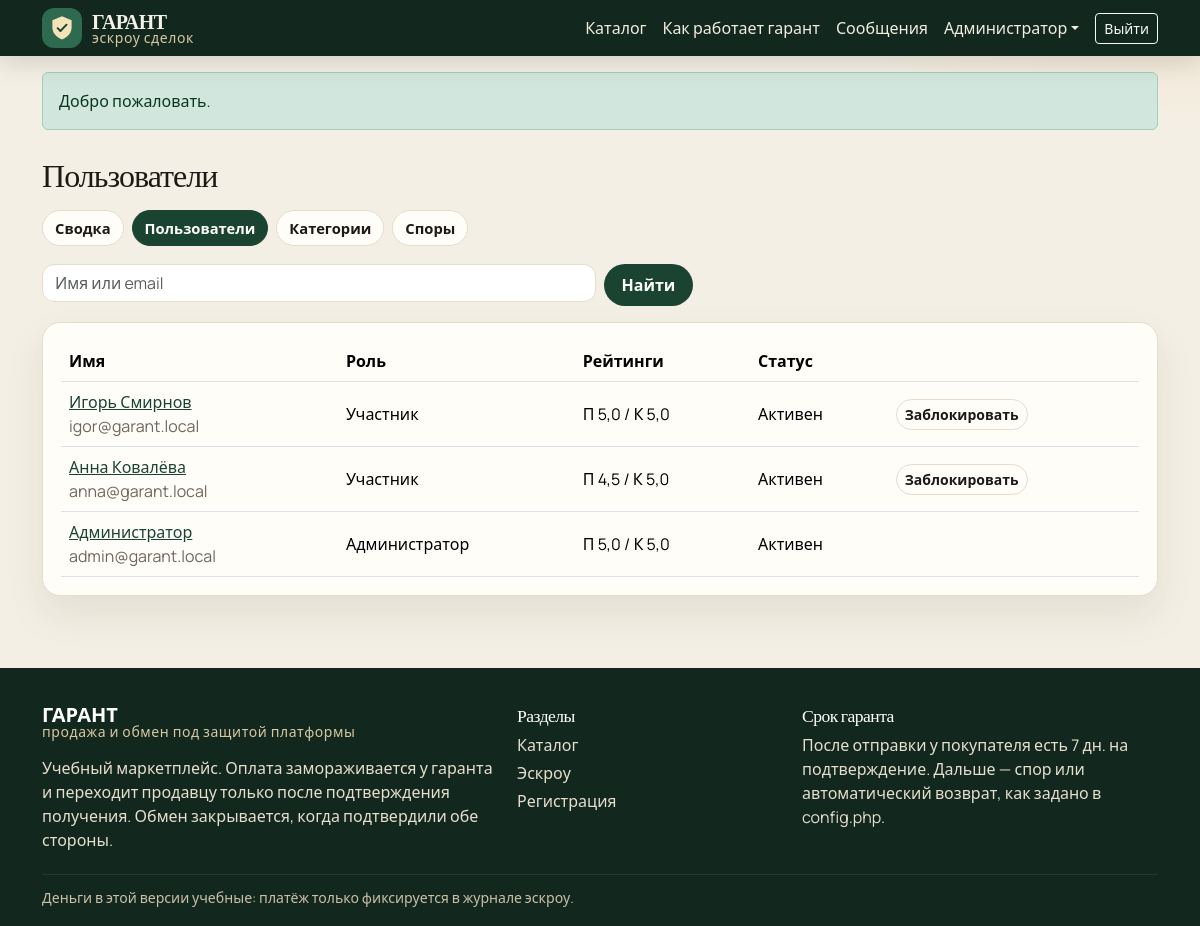
The page /admin/users.php (signed in) on the database its author committed.
### tables this page shows
CREATE TABLE users (
  id INT UNSIGNED AUTO_INCREMENT PRIMARY KEY,
  email VARCHAR(190) NOT NULL,
  password_hash VARCHAR(255) NOT NULL,
  name VARCHAR(120) NOT NULL,
  phone VARCHAR(30) DEFAULT NULL,
  city VARCHAR(120) DEFAULT NULL,
  about TEXT,
  role ENUM('user', 'admin') NOT NULL DEFAULT 'user',
  seller_rating DECIMAL(3,2) NOT NULL DEFAULT 5.00,
  buyer_rating DECIMAL(3,2) NOT NULL DEFAULT 5.00,
  seller_reviews_count INT UNSIGNED NOT NULL DEFAULT 0,
  buyer_reviews_count INT UNSIGNED NOT NULL DEFAULT 0,
  twofa_enabled TINYINT(1) NOT NULL DEFAULT 0,
  twofa_code_hash VARCHAR(255) DEFAULT NULL,
  twofa_expires_at DATETIME DEFAULT NULL,
  card_last4 CHAR(4) DEFAULT NULL,
  card_brand VARCHAR(20) DEFAULT NULL,
  card_holder VARCHAR(120) DEFAULT NULL,
  card_exp CHAR(5) DEFAULT NULL,
  is_blocked TINYINT(1) NOT NULL DEFAULT 0,
  created_at DATETIME NOT NULL DEFAULT CURRENT_TIMESTAMP,
  UNIQUE KEY uq_users_email (email)
);

### includes/functions.php (called while the page is built, shortened)
<?php
function e(mixed $value): string
{
    return htmlspecialchars((string) $value, ENT_QUOTES | ENT_SUBSTITUTE, 'UTF-8');
}
function base_path(): string
{
    static $base = null;
    if ($base !== null) {
        return $base;
    }
    $script = str_replace('\\', '/', $_SERVER['SCRIPT_NAME'] ?? '');
    $dir = str_replace('\\', '/', dirname($script));
    if (preg_match('#/(cabinet|admin)$#', $dir)) {
        $dir = str_replace('\\', '/', dirname($dir));
    }
    if ($dir === '/' || $dir === '.' || $dir === '') {
        return $base = '';
    }
    return $base = rtrim($dir, '/');
}
function url(string $path = ''): string
{
    $path = ltrim($path, '/');
    $base = base_path();
    return ($base === '' ? '' : $base) . '/' . $path;
}
function take_flashes(): array
{
    $items = $_SESSION['flash'] ?? [];
    return is_array($items) ? $items : [];
}

### includes/auth.php (called while the page is built, shortened)
<?php
function current_user(bool $refresh = false): ?array
{
    static $loaded = false;
    static $user = null;
    if ($loaded) {
        return $user;
    }
    $loaded = true;
    $id = (int) ($_SESSION['user_id'] ?? 0);
    $user = query_one('SELECT * FROM users WHERE id = ?', [$id]);
    return $user;
}
function require_login(): array
{
    $user = current_user();
    if ($user) {
        return $user;
    }
}
function require_admin(): array
{
    $user = require_login();
    return $user;
}

### includes/db.php (called while the page is built, shortened)
<?php
function db(): PDO
{
    static $pdo = null;
    if ($pdo instanceof PDO) {
        return $pdo;
    }
    $dsn = 'mysql:host=' . DB_HOST . ';port=' . DB_PORT . ';dbname=' . DB_NAME . ';charset=' . DB_CHARSET;
    try {
        $pdo = new PDO($dsn, DB_USER, DB_PASS, [
            PDO::ATTR_ERRMODE => PDO::ERRMODE_EXCEPTION,
            PDO::ATTR_DEFAULT_FETCH_MODE => PDO::FETCH_ASSOC,
            PDO::ATTR_EMULATE_PREPARES => false,
        ]);
    } catch (PDOException $e) {
        app_log('DB: ' . $e->getMessage());
        http_response_code(500);
        echo '<!doctype html><meta charset="utf-8"><title>ГАРАНТ — нет базы</title>';
        echo '<div style="font-family:Segoe UI,sans-serif;max-width:640px;margin:48px auto;line-height:1.5">';
        echo '<h1>Нет подключения к MySQL</h1>';
        echo '<p>Импортируйте <code>sql/schema.sql</code> и проверьте хост, имя базы, логин и пароль в <code>config.php</code>.</p>';
        if (APP_DEBUG) {
            echo '<pre>' . e($e->getMessage()) . '</pre>';
        }
        echo '</div>';
        exit;
    }
    return $pdo;
}
function query_all(string $sql, array $params = []): array
{
    $stmt = db()->prepare($sql);
    $stmt->execute($params);
    return $stmt->fetchAll();
}
function query_one(string $sql, array $params = []): ?array
{
    $stmt = db()->prepare($sql);
    $stmt->execute($params);
    $row = $stmt->fetch();
    return $row === false ? null : $row;
}

### admin/users.php (the view, shortened to what this page needs)
<?php
$admin = require_admin();
$q = trim((string) ($_GET['q'] ?? ''));
$params = [];
$sql = 'SELECT * FROM users';
$sql .= ' ORDER BY id DESC LIMIT 200';
$rows = query_all($sql, $params);
require __DIR__ . '/../templates/header.php';
?>
<div class="container py-4">
    <h1 class="h2">Пользователи</h1>
    <?php require __DIR__ . '/../templates/admin-nav.php'; ?>
    <form class="row g-2 mb-3" method="get">
        <div class="col-md-6"><input class="form-control" name="q" value="<?= e($q) ?>" placeholder="Имя или email"></div>
        <div class="col-auto"><button class="btn btn-garant" type="submit">Найти</button></div>
    </form>
    <div class="panel table-responsive">
        <table class="table align-middle mb-0">
            <thead><tr><th>Имя</th><th>Роль</th><th>Рейтинги</th><th>Статус</th><th></th></tr></thead>
            <tbody>
            <?php foreach ($rows as $row): ?>
                <tr>
                    <td>
                        <a href="<?= e(url('user.php?id=' . (int) $row['id'])) ?>"><?= e($row['name']) ?></a>
                        <div class="muted"><?= e($row['email']) ?></div>
                    </td>
                    <td><?= $row['role'] === 'admin' ? 'Администратор' : 'Участник' ?></td>
                    <td>П <?= e(number_format((float) $row['seller_rating'], 1, ',', '')) ?> / К <?= e(number_format((float) $row['buyer_rating'], 1, ',', '')) ?></td>
                    <td><?= (int) $row['is_blocked'] === 1 ? 'Заблокирован' : 'Активен' ?></td>
                    <td>
                        <?php if ((int) $row['id'] !== (int) $admin['id']): ?>
                            <form method="post">
                                <button class="btn btn-sm btn-line" type="submit"><?= (int) $row['is_blocked'] === 1 ? 'Разблокировать' : 'Заблокировать' ?></button>
                            </form>
                        <?php endif; ?>
                    </td>
                </tr>
            <?php endforeach; ?>
            </tbody>
        </table>
    </div>
</div>
<?php require __DIR__ . '/../templates/footer.php'; ?>

### templates/header.php (shortened to what this page needs)
<?php
$navActive = $navActive ?? '';
$current = current_user();
$unread = $current ? unread_count() : 0;
?>
<!doctype html>
<html lang="ru">
<head>
    <link href="https://cdn.jsdelivr.net/npm/bootstrap@5.3.3/dist/css/bootstrap.min.css" rel="stylesheet">
    <link href="https://cdn.jsdelivr.net/npm/bootstrap-icons@1.11.3/font/bootstrap-icons.min.css" rel="stylesheet">
    <link href="<?= e(url('assets/css/style.css')) ?>" rel="stylesheet">
</head>
<body>
<header class="site-header">
    <nav class="navbar navbar-expand-lg navbar-dark">
        <div class="container">
            <a class="brand" href="<?= e(url('index.php')) ?>">
                <span class="brand-mark" aria-hidden="true">
                    <svg viewBox="0 0 32 32" width="28" height="28">
                        <path fill="#f4e2b8" d="M16 2.5 27 7v8.2c0 6.4-4.2 11.4-11 13.8C9.2 26.6 5 21.6 5 15.2V7L16 2.5z"/>
                        <path fill="none" stroke="#1b4332" stroke-width="2.2" stroke-linecap="round" stroke-linejoin="round" d="M11 16.2 14.2 19.4 21.2 12.2"/>
                    </svg>
                </span>
                <span class="brand-text">
                    <strong>ГАРАНТ</strong>
                    <small>эскроу сделок</small>
                </span>
            </a>
            <div class="collapse navbar-collapse" id="mainNav">
                <ul class="navbar-nav ms-auto align-items-lg-center">
                    <li class="nav-item"><a class="nav-link<?= $navActive === 'catalog' ? ' active' : '' ?>" href="<?= e(url('catalog.php')) ?>">Каталог</a></li>
                    <li class="nav-item"><a class="nav-link" href="<?= e(url('index.php')) ?>#escrow">Как работает гарант</a></li>
                    <?php if ($current): ?>
                        <li class="nav-item">
                            <a class="nav-link<?= $navActive === 'messages' ? ' active' : '' ?>" href="<?= e(url('cabinet/messages.php')) ?>">
                                Сообщения<?php if ($unread > 0): ?><span class="msg-badge"><?= (int) $unread ?></span><?php endif; ?>
                            </a>
                        </li>
                        <li class="nav-item dropdown">
                            <a class="nav-link dropdown-toggle" href="#" role="button" data-bs-toggle="dropdown" aria-expanded="false"><?= e($current['name']) ?></a>
                        </li>
                        <li class="nav-item">
                            <form method="post" action="<?= e(url('logout.php')) ?>" class="d-inline">
                                <button class="btn btn-sm btn-outline-light ms-lg-2" type="submit">Выйти</button>
                            </form>
                        </li>
                    <?php else: ?>
                        <li class="nav-item"><a class="nav-link" href="<?= e(url('login.php')) ?>">Войти</a></li>
                        <li class="nav-item"><a class="btn btn-sm btn-amber ms-lg-2" href="<?= e(url('register.php')) ?>">Регистрация</a></li>
                    <?php endif; ?>
                </ul>
            </div>
        </div>
    </nav>
</header>
<main>
<?php foreach (take_flashes() as $flash): ?>
    <?php $type = in_array($flash['type'] ?? '', ['success', 'danger', 'warning', 'info'], true) ? $flash['type'] : 'info'; ?>
    <div class="container mt-3">
        <div class="alert alert-<?= e($type) ?> mb-0"><?= e($flash['message'] ?? '') ?></div>
    </div>
<?php endforeach; ?>

### assets/css/style.css (style rules this page uses)
:root { --ink: #1d1a15; --muted: #6f675c; --forest: #1b4332; --forest-deep: #12281e; --moss: #2d6a4f; --cream: #f4efe4; --paper: #fffdf8; --line: #e5dccb; --amber: #e09f3e; --amber-deep: #9a6b16; --clay: #9c3d2f; --shadow: 0 18px 40px rgba(28, 32, 24, 0.08); --serif: "Literata", "Palatino Linotype", Palatino, Georgia, serif; --sans: "Manrope", "Segoe UI", sans-serif; }
body { margin: 0; color: var(--ink); background: radial-gradient(900px 320px at 100% -40px, rgba(224, 159, 62, 0.16), transparent 50%), var(--cream); font-family: var(--sans); min-height: 100vh; }
h1, h2, h3, .brand strong, .serif { font-family: var(--serif); letter-spacing: -0.03em; }
a { color: var(--forest); }
.site-header { background: var(--forest-deep); position: sticky; top: 0; z-index: 20; box-shadow: 0 8px 24px rgba(0, 0, 0, 0.12); }
.brand { display: flex; align-items: center; gap: 10px; color: #f6f1e7; text-decoration: none; }
.brand-mark { width: 40px; height: 40px; border-radius: 12px; background: var(--moss); display: grid; place-items: center; }
.brand-text { display: flex; flex-direction: column; line-height: 1.05; }
.brand-text strong { font-size: 1.25rem; color: #f6f1e7; }
.brand-text small { color: #d9c7a2; font-family: var(--sans); letter-spacing: 0.04em; }
.navbar-dark .nav-link { color: #f3ecdf; }
.btn-garant { background: var(--forest); color: #fff; border: 0; border-radius: 999px; font-weight: 700; padding: 0.55rem 1.1rem; }
.btn-line { border-radius: 999px; border: 1px solid var(--line); background: transparent; color: var(--ink); font-weight: 600; }
main { padding-bottom: 48px; }
.cat-tile, .panel, .pcard, .step, .stat, .filter-card { background: var(--paper); border: 1px solid var(--line); border-radius: 18px; }
.panel { padding: 18px; box-shadow: var(--shadow); }
.muted { color: var(--muted); }
.form-control, .form-select, textarea.form-control { border-radius: 12px; border-color: var(--line); background: #fff; }
.table { --bs-table-bg: transparent; }

### rows shown on the page
users: name "Администратор", email "admin@garant.local", role "Администратор", seller_rating "5,0", buyer_rating "5,0", is_blocked "Активен"
users: name "Игорь Смирнов", email "igor@garant.local", role "Участник", seller_rating "5,0", buyer_rating "5,0", is_blocked "Активен"
users: name "Анна Ковалёва", email "anna@garant.local", role "Участник", seller_rating "4,5", buyer_rating "5,0", is_blocked "Активен"

### other values the page prints
$flash['message'] "Добро пожаловать."
$label "Сводка"
$label "Пользователи"
$label "Категории"
$label "Споры"
ESCROW_DAYS "7"
